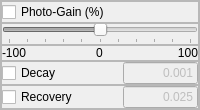
                      <widget class="QFrame" name="Spikeling_PR_frame">
                       <property name="sizePolicy">
                        <sizepolicy hsizetype="Preferred" vsizetype="Expanding">
                         <horstretch>0</horstretch>
                         <verstretch>0</verstretch>
                        </sizepolicy>
                       </property>
                       <property name="frameShape">
                        <enum>QFrame::StyledPanel</enum>
                       </property>
                       <property name="frameShadow">
                        <enum>QFrame::Raised</enum>
                       </property>
                       <layout class="QVBoxLayout" name="verticalLayout_31">
                        <property name="spacing">
                         <number>0</number>
                        </property>
                        <property name="leftMargin">
                         <number>0</number>
                        </property>
                        <property name="topMargin">
                         <number>0</number>
                        </property>
                        <property name="rightMargin">
                         <number>0</number>
                        </property>
                        <property name="bottomMargin">
                         <number>0</number>
                        </property>
                        <item>
                         <widget class="QFrame" name="Spikeling_PR_PhotoGain_checkBox_frame">
                          <property name="frameShape">
                           <enum>QFrame::StyledPanel</enum>
                          </property>
                          <property name="frameShadow">
                           <enum>QFrame::Raised</enum>
                          </property>
                          <layout class="QHBoxLayout" name="horizontalLayout_49">
                           <property name="spacing">
                            <number>0</number>
                           </property>
                           <property name="leftMargin">
                            <number>0</number>
                           </property>
                           <property name="topMargin">
                            <number>0</number>
                           </property>
                           <property name="rightMargin">
                            <number>0</number>
                           </property>
                           <property name="bottomMargin">
                            <number>0</number>
                           </property>
                           <item>
                            <widget class="QCheckBox" name="Spikeling_PR_PhotoGain_checkBox">
                             <property name="text">
                              <string>Photo-Gain (%)</string>
                             </property>
                            </widget>
                           </item>
                          </layout>
                         </widget>
                        </item>
                        <item>
                         <widget class="QFrame" name="Spikeling_PR_PhotoGain_slider_frame">
                          <property name="frameShape">
                           <enum>QFrame::StyledPanel</enum>
                          </property>
                          <property name="frameShadow">
                           <enum>QFrame::Raised</enum>
                          </property>
                          <layout class="QHBoxLayout" name="horizontalLayout_48">
                           <property name="spacing">
                            <number>0</number>
                           </property>
                           <property name="leftMargin">
                            <number>0</number>
                           </property>
                           <property name="topMargin">
                            <number>0</number>
                           </property>
                           <property name="rightMargin">
                            <number>0</number>
                           </property>
                           <property name="bottomMargin">
                            <number>0</number>
                           </property>
                           <item>
                            <widget class="QSlider" name="Spikeling_PR_PhotoGain_slider">
                             <property name="enabled">
                              <bool>false</bool>
                             </property>
                             <property name="minimum">
                              <number>-100</number>
                             </property>
                             <property name="maximum">
                              <number>100</number>
                             </property>
                             <property name="singleStep">
                              <number>10</number>
                             </property>
                             <property name="pageStep">
                              <number>25</number>
                             </property>
                             <property name="orientation">
                              <enum>Qt::Horizontal</enum>
                             </property>
                             <property name="tickPosition">
                              <enum>QSlider::TicksBelow</enum>
                             </property>
                             <property name="tickInterval">
                              <number>20</number>
                             </property>
                            </widget>
                           </item>
                          </layout>
                         </widget>
                        </item>
                        <item alignment="Qt::AlignTop">
                         <widget class="QFrame" name="Spikeling_PR_PhotoGain_values_frame">
                          <property name="frameShape">
                           <enum>QFrame::StyledPanel</enum>
                          </property>
                          <property name="frameShadow">
                           <enum>QFrame::Raised</enum>
                          </property>
                          <layout class="QHBoxLayout" name="horizontalLayout_82">
                           <property name="spacing">
                            <number>0</number>
                           </property>
                           <property name="leftMargin">
                            <number>0</number>
                           </property>
                           <property name="topMargin">
                            <number>0</number>
                           </property>
                           <property name="rightMargin">
                            <number>0</number>
                           </property>
                           <property name="bottomMargin">
                            <number>0</number>
                           </property>
                           <item>
                            <widget class="QLabel" name="Spikeling_PR_PhotoGain_values_min">
                             <property name="text">
                              <string>-100</string>
                             </property>
                            </widget>
                           </item>
                           <item alignment="Qt::AlignHCenter">
                            <widget class="QLabel" name="Spikeling_PR_PhotoGain_values_0">
                             <property name="text">
                              <string>0</string>
                             </property>
                            </widget>
                           </item>
                           <item>
                            <widget class="QLabel" name="Spikeling_PR_PhotoGain_values_max">
                             <property name="text">
                              <string>100</string>
                             </property>
                             <property name="alignment">
                              <set>Qt::AlignRight|Qt::AlignTrailing|Qt::AlignVCenter</set>
                             </property>
                            </widget>
                           </item>
                          </layout>
                         </widget>
                        </item>
                        <item>
                         <widget class="QFrame" name="Spikeling_PR_Decay_frame">
                          <property name="frameShape">
                           <enum>QFrame::StyledPanel</enum>
                          </property>
                          <property name="frameShadow">
                           <enum>QFrame::Raised</enum>
                          </property>
                          <layout class="QHBoxLayout" name="horizontalLayout_36">
                           <property name="spacing">
                            <number>21</number>
                           </property>
                           <property name="leftMargin">
                            <number>0</number>
                           </property>
                           <property name="topMargin">
                            <number>0</number>
                           </property>
                           <property name="rightMargin">
                            <number>0</number>
                           </property>
                           <property name="bottomMargin">
                            <number>0</number>
                           </property>
                           <item alignment="Qt::AlignLeft">
                            <widget class="QCheckBox" name="Spikeling_PR_Decay_checkBox">
                             <property name="text">
                              <string>Decay</string>
                             </property>
                            </widget>
                           </item>
                           <item>
                            <widget class="QLineEdit" name="Spikeling_PR_Decay_value">
                             <property name="enabled">
                              <bool>false</bool>
                             </property>
                             <property name="sizePolicy">
                              <sizepolicy hsizetype="Expanding" vsizetype="Preferred">
                               <horstretch>0</horstretch>
                               <verstretch>0</verstretch>
                              </sizepolicy>
                             </property>
                             <property name="minimumSize">
                              <size>
                               <width>75</width>
                               <height>0</height>
                              </size>
                             </property>
                             <property name="maximumSize">
                              <size>
                               <width>75</width>
                               <height>16777215</height>
                              </size>
                             </property>
                             <property name="text">
                              <string>0.001</string>
                             </property>
                             <property name="alignment">
                              <set>Qt::AlignRight|Qt::AlignTrailing|Qt::AlignVCenter</set>
                             </property>
                            </widget>
                           </item>
                          </layout>
                         </widget>
                        </item>
                        <item>
                         <widget class="QFrame" name="Spikeling_PR_Recovery_frame">
                          <property name="frameShape">
                           <enum>QFrame::StyledPanel</enum>
                          </property>
                          <property name="frameShadow">
                           <enum>QFrame::Raised</enum>
                          </property>
                          <layout class="QHBoxLayout" name="horizontalLayout_37">
                           <property name="spacing">
                            <number>5</number>
                           </property>
                           <property name="leftMargin">
                            <number>0</number>
                           </property>
                           <property name="topMargin">
                            <number>0</number>
                           </property>
                           <property name="rightMargin">
                            <number>0</number>
                           </property>
                           <property name="bottomMargin">
                            <number>0</number>
                           </property>
                           <item alignment="Qt::AlignLeft">
                            <widget class="QCheckBox" name="Spikeling_PR_Recovery_checkBox">
                             <property name="text">
                              <string>Recovery</string>
                             </property>
                            </widget>
                           </item>
                           <item>
                            <widget class="QLineEdit" name="Spikeling_PR_Recovery_value">
                             <property name="enabled">
                              <bool>false</bool>
                             </property>
                             <property name="sizePolicy">
                              <sizepolicy hsizetype="Expanding" vsizetype="Preferred">
                               <horstretch>0</horstretch>
                               <verstretch>0</verstretch>
                              </sizepolicy>
                             </property>
                             <property name="minimumSize">
                              <size>
                               <width>75</width>
                               <height>0</height>
                              </size>
                             </property>
                             <property name="maximumSize">
                              <size>
                               <width>75</width>
                               <height>16777215</height>
                              </size>
                             </property>
                             <property name="text">
                              <string>0.025</string>
                             </property>
                             <property name="alignment">
                              <set>Qt::AlignRight|Qt::AlignTrailing|Qt::AlignVCenter</set>
                             </property>
                            </widget>
                           </item>
                          </layout>
                         </widget>
                        </item>
                       </layout>
                      </widget>
